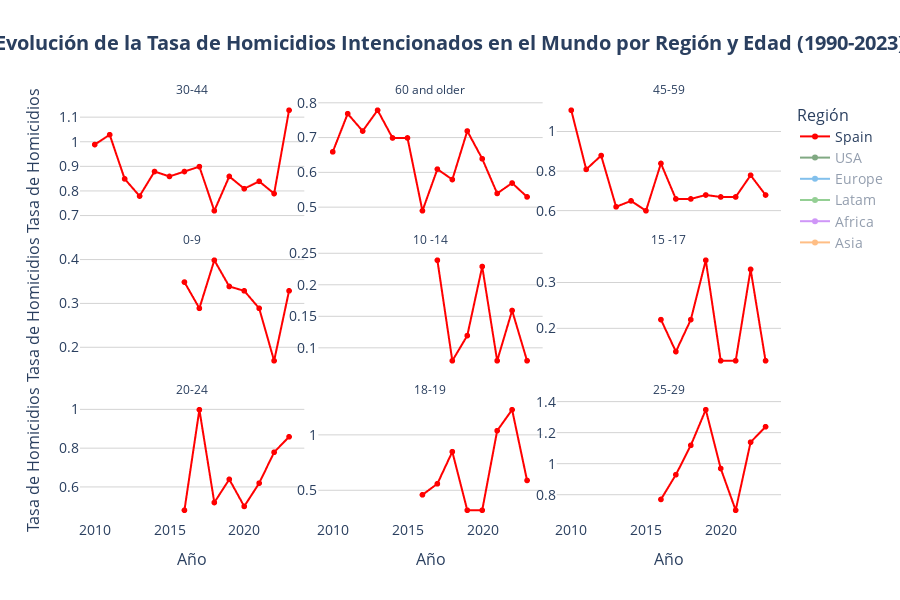

The cell this chart's notebook holds for it:
### Code cell
time_series_plot(
    df = df_time_series['country'],
    x='Year',
    y='homicides_rate',
    line_group='Country',
    facet_col='Age',
    facet_col_wrap=3,
    color='Region_2',
    default_visible_name='Spain',
    title='Evolución de la Tasa de Homicidios Intencionados en el Mundo por Región y Edad (1990-2023)',
    hover_data=HOVER_DATA['time_series_country'],
    labels=LABELS['time_series'],
    hovertemplate=HOVER_TEMPLATES['time_series_country'],
    color_discrete_map=COLOR_MAP['Region_2'],
    category_orders=CATEGORY_ORDERS,
    plot_save_path=os.path.join(PROJECT_PATH, 'plots', PLOT_FILENAME['time_series']),
    show=True
)
